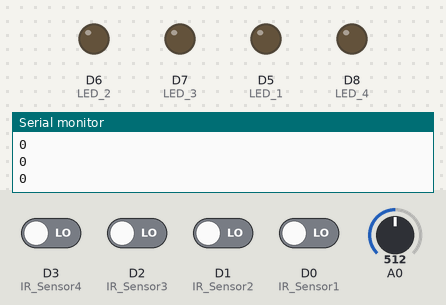
Simulated run of this sketch. Board: ESP8266 (NodeMCU). Parts: output pins drawn as LEDs (lit = HIGH), the last lines printed to the serial monitor. Inputs (shaded band) come from the test bench; at power-on: D0 (IR_Sensor1), D1 (IR_Sensor2), D2 (IR_Sensor3), D3 (IR_Sensor4) LOW, A0 = 512. WiFi joins after 1.5 s; servers stay silent unless stated.

Above: at 3.0 s.
3.1 s: A0 set to 105
4.6 s: A0 set to 88
At 5.8 s:
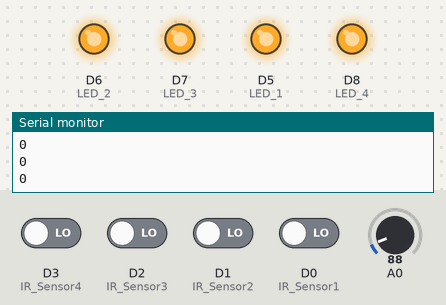
6.1 s: D3 (IR_Sensor4) driven HIGH
At 6.5 s:
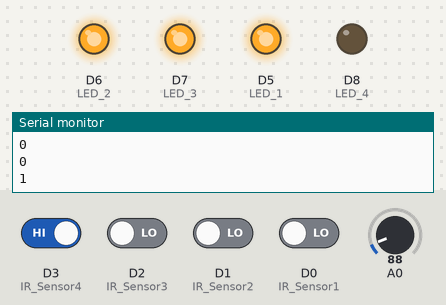
7.6 s: D2 (IR_Sensor3) driven HIGH
At 8.0 s:
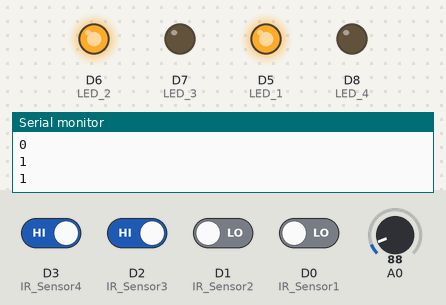
9.1 s: D1 (IR_Sensor2) driven HIGH
At 9.7 s:
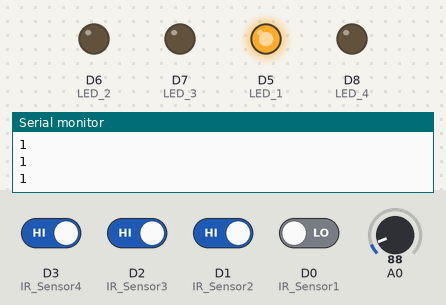
10.6 s: D3 (IR_Sensor4) driven LOW
At 11.2 s:
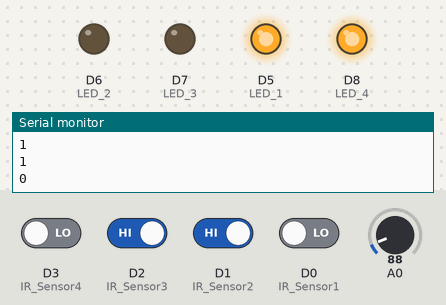
Timing chart, 0 to 13.1 s (numbered marks = the images above; inputs shaded):
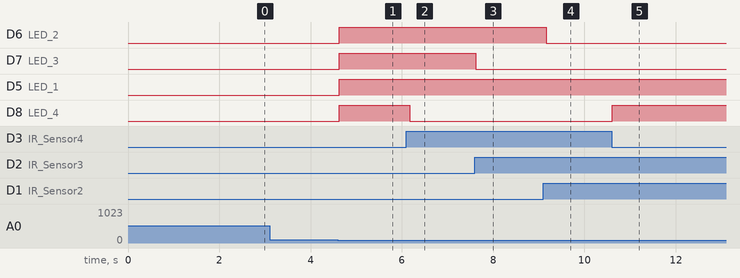

Measured:
- the behaviour switches between 100 and 99 on A0 (found by bisection; images 0 and 1)
- after the input at 4.6 s, D6 (LED_2), D7 (LED_3), D5 (LED_1), D8 (LED_4): LOW → HIGH at once
- after the input at 6.1 s, D8 (LED_4): HIGH → LOW after 0.08 s
- after the input at 7.6 s, D7 (LED_3): HIGH → LOW at once
- after the input at 9.1 s, D6 (LED_2): HIGH → LOW after 0.07 s
- after the input at 10.6 s, D8 (LED_4): LOW → HIGH at once

The sketch:

Street_Light_Monitoring_System_Using_IoT_MinorProject.ino
```cpp
#define BLYNK_TEMPLATE_ID "TMPL0j2kriWt"
#define BLYNK_TEMPLATE_NAME "STREET LIGHT MONITORING SYSTEM USING IOT"
#include <ESP8266WiFi.h>
#include <BlynkSimpleEsp8266.h>


// WiFi credentials
char auth[] = "5jQsNQLRkr8OMrWsM_QA94GSjvJ9JqaZ";
char ssid[] = "OPPO A5 2020";
char pass[] = "rajyadav29";

int IR_Sensor1 = D0;
int LED_1 = D5;

int IR_Sensor2 = D1;
int LED_2 = D6;

int IR_Sensor3 = D2;
int LED_3 = D7;

int IR_Sensor4 = D3;
int LED_4 = D8;

int ldr = A0;
int val = 0;

BlynkTimer timer;

void setup() {
  Serial.begin(9600);

  Blynk.begin (auth, ssid, pass);
  pinMode(IR_Sensor1, INPUT);
  pinMode(LED_1, OUTPUT);

  pinMode(IR_Sensor2, INPUT);
  pinMode(LED_2, OUTPUT);

  pinMode(IR_Sensor3, INPUT);
  pinMode(LED_3, OUTPUT);

  pinMode(IR_Sensor4, INPUT);
  pinMode(LED_4, OUTPUT);

  pinMode(A0, INPUT);

  //timer.setInterval (1000L, lightStatus);
}

void loop() {
  int S1 = digitalRead(IR_Sensor1);
  int S2 = digitalRead(IR_Sensor2);
  int S3 = digitalRead(IR_Sensor3);
  int S4 = digitalRead(IR_Sensor4);

  val = analogRead(A0);
  Blynk.virtualWrite(V4, val);

  //  Blynk.virtualWrite(V0, IR_Sensor1);
  //  Blynk.virtualWrite(V1, IR_Sensor2);

  //  Serial.print(S1);
  //  Serial.print(":");
  //  Serial.print(S2);
  //  Serial.print(":");

  Serial.println(val);
  Serial.println(S1);
  Serial.println(S2);
  Serial.println(S3);
  Serial.println(S4);
  if (val < 100)
  {
    if (S1 == 1)
    {
      digitalWrite(LED_1, LOW);
      Blynk.virtualWrite(V0, 0);
      Blynk.virtualWrite(V5, "OFF");
    }
    else
    {
      digitalWrite(LED_1, 1);
      Blynk.virtualWrite(V0, 1);
      Blynk.virtualWrite(V5, "ON");
    }
    if (S2 == 1)
    {
      digitalWrite(LED_2, LOW);
      Blynk.virtualWrite(V1, 0);
      Blynk.virtualWrite(V6, "OFF");
    }
    else
    {
      digitalWrite(LED_2, 1);
      Blynk.virtualWrite(V1, 1);
      Blynk.virtualWrite(V6, "ON");
    }
     if (S3 == 1)
    {
      digitalWrite(LED_3, LOW);
      Blynk.virtualWrite(V2, 0);
      Blynk.virtualWrite(V7, "OFF");
    }
    else
    {
      digitalWrite(LED_3, 1);
      Blynk.virtualWrite(V2, 1);
      Blynk.virtualWrite(V7, "ON");
    }
    if (S4 == 1)
    {
      digitalWrite(LED_4, LOW);
      Blynk.virtualWrite(V3, 0);
      Blynk.virtualWrite(V8, "OFF");
    }
    else
    {
      digitalWrite(LED_4, 1);
      Blynk.virtualWrite(V3, 1);
      Blynk.virtualWrite(V8, "ON");
    }
 }
 else
  {
    digitalWrite(LED_1, LOW);
    digitalWrite(LED_2, LOW);
    digitalWrite(LED_3, LOW);
    digitalWrite(LED_4, LOW);
  }
  delay(100);
  Blynk.run();
}
```
